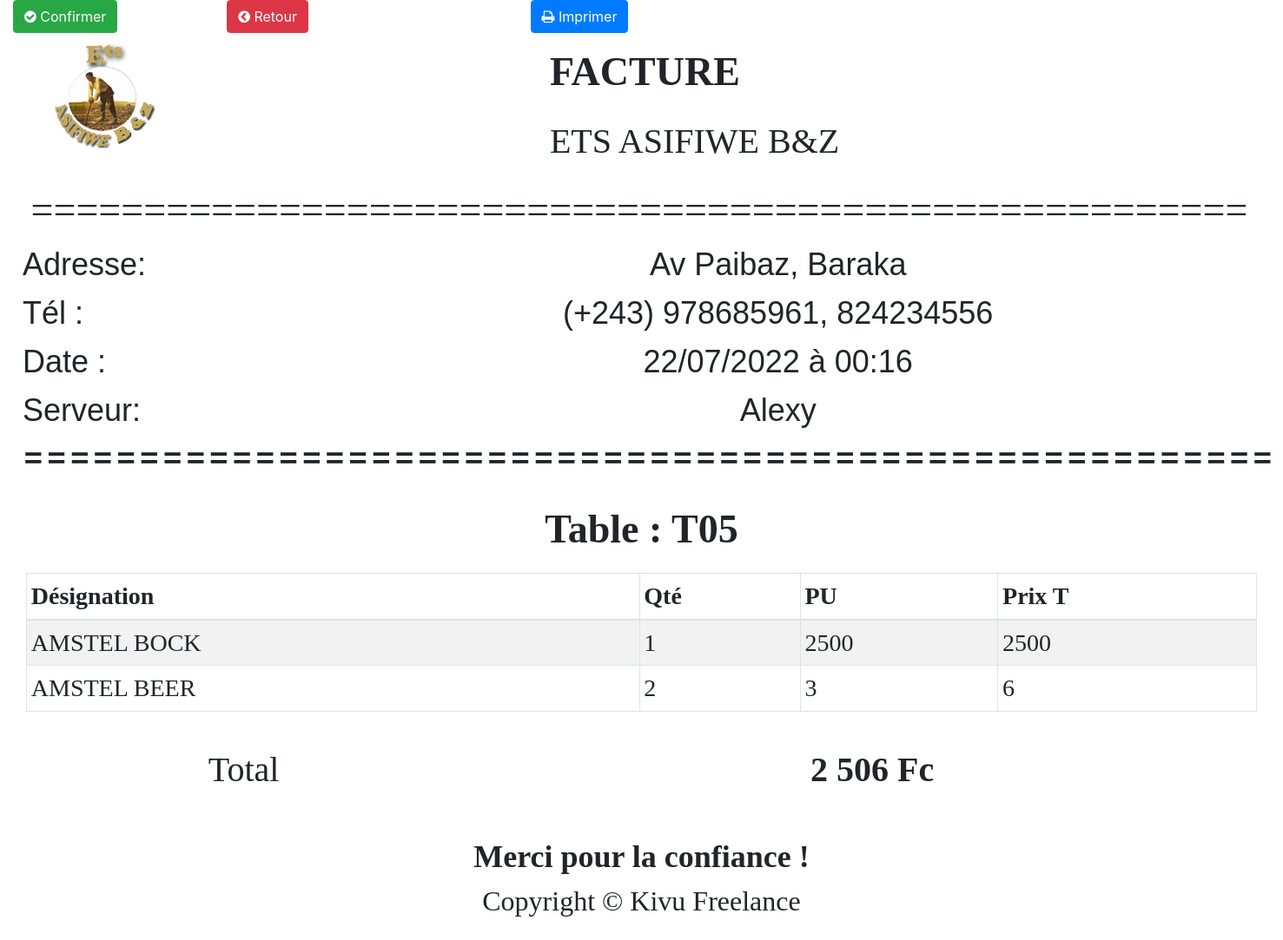
The app's page /php/facturePdv.php?tableId=5 (signed in) with its own data.
### tables this page shows
CREATE TABLE IF NOT EXISTS `serveur` (
  `id_serveur` int(11) NOT NULL AUTO_INCREMENT,
  `nom_serveur` varchar(200) DEFAULT NULL,
  `sexe_serveur` char(10) DEFAULT NULL,
  `etatCivil` varchar(20) DEFAULT NULL,
  `telServeur` varchar(50) DEFAULT NULL,
  `adresse` varchar(50) DEFAULT NULL,
  `piece` varchar(100) DEFAULT NULL,
  `numPiece` varchar(100) DEFAULT NULL,
  `lieuDel` varchar(100) DEFAULT NULL,
  `dateDel` date DEFAULT NULL,
  `photo` varchar(100) DEFAULT NULL,
  PRIMARY KEY (`id_serveur`)
);

CREATE TABLE IF NOT EXISTS `tablepv` (
  `idTable` int(11) NOT NULL AUTO_INCREMENT,
  `designTable` varchar(10) DEFAULT NULL,
  `zone` varchar(50) NOT NULL,
  PRIMARY KEY (`idTable`)
);

CREATE TABLE IF NOT EXISTS `panier` (
  `idPanier` int(11) NOT NULL AUTO_INCREMENT,
  `datePanier` timestamp NOT NULL DEFAULT CURRENT_TIMESTAMP,
  `designation` varchar(50) NOT NULL,
  `qtePanier` double NOT NULL,
  `puPanier` double NOT NULL,
  `ptPanier` double NOT NULL,
  `etatPanier` varchar(25) DEFAULT NULL,
  `idTable` int(11) NOT NULL,
  `id_serveur` int(11) NOT NULL,
  `product` char(1) NOT NULL,
  `modePaie` varchar(10) NOT NULL,
  `accompte` double NOT NULL,
  `reste` double NOT NULL,
  `idPv` int(11) NOT NULL,
  `idBoiss` int(11) NOT NULL,
  PRIMARY KEY (`idPanier`),
  KEY `idTable` (`idTable`),
  KEY `id_serveur` (`id_serveur`),
  KEY `idPv` (`idPv`)
);

### php/facturePdv.php (the view, shortened to what this page needs)
<?php
    require_once('bd_cnx.php');
    $point=isset($_SESSION['profil']['agent5'])?$_SESSION['profil']['agent5']['idPv']:'';
     $etat='wait';
    if (isset($_GET['tableId'])) {
        $id=$_GET['tableId'];
        $req=$bd->query("SET NAMES 'utf8'");
        $etat='wait';
        $req=$bd->prepare('SELECT * FROM panier WHERE idTable=? AND  etatPanier=?  AND idPv=?');
        $req->execute(array($id,$etat,$point));
    }
 ?>
<!DOCTYPE html>
<html>
    <head>
        <link rel="stylesheet" type="text/css" href="pages/bootstrap/font-awesome-4.3.0/css/font-awesome.min.css">
        <link rel="stylesheet" type="text/css" href="pages/bootstrap/css/bootstrap.min.css">
        <link rel="stylesheet" type="text/css" href="pages/bootstrap/css/print.css" media="print">
    </head>
    <body id="" style="font-size: 20px; margin-left: -0px">
        <div class="container-fluid">
             <div class="row">
                            <div class="col-md-2 valider">
                                <form  method="POST" action="validerfact.php" class="was-validated">
                                    <div class="input-group">
                                        <button type="submit" class="btn btn-success  pull-right"><span class="fa fa-check-circle"></span> Confirmer</button>
                                    </div>
                                </form>
                            </div>
                            <div class="col-md-2 valider">
                                <a href="pages/venteRestaurant.php"><button type="button" class="btn btn-danger"><span class="fa fa-chevron-circle-left"></span> Retour</button></a>
                            </div>
                            <div class="col-md-2">
                                <button type="button" class="btn btn-primary print pull-right"><span class="fa fa-print"></span> Imprimer</button>
                            </div>
                        </div>
            <div class="col-lg-12" style=" margin-bottom:10px; " >
                <div class="row" style="margin-bottom:5px; margin-top:10px; " >
                            <div class="col col-md-5">
                             <p style= " margin-left:0px;">
                                <img src="../docs/emoticones/log1.png"  alt="logo" style="width:30%;">
                            </p>
                            </div>
                            <div class="col col-md-7 text-left style="padding-left:-80px"">
                                <p style="font-family:Century Gothic; font-size:2.3em; "><b>FACTURE</b></b></p>
                                <p style="font-family:Century Gothic; font-size:2em; text">
                                    ETS ASIFIWE B&Z
                                </p>
                            </div>
                </div>
                <?php
                    $req1=$bd->prepare("SELECT * FROM serveur AS A INNER JOIN panier AS B ON B.id_serveur=A.id_serveur AND B.idTable=? AND  B.etatPanier=?");
                            $req1->execute(array($id,$etat));
                            $don=$req1->fetch();
                ?>
                <div class="row" style="margin-bottom:10px; margin-left: -20px " >
                    <div class="col-lg-12 col-md-12 col-sm-12 col-xs-12">
                        <center>
                            <h1 style="font-family:Century Gothic; font-size:2.3em; ">======================================================</h1>
                            <table style="width: 100%" class=" ">
                                <tbody style="font-family:arial; font-size:0.9em;">
                                    <tr>
                                        <td>Adresse:</td>
                                        <td class="text-center">Av Paibaz, Baraka</td>
                                    </tr>
                                    <tr>
                                        <td>Tél :</td>
                                        <td class="text-center">(+243) 978685961, 824234556</td>
                                    </tr>
                                    <tr>
                                        <td>Date :</td>
                                        <td class="text-center"><?php echo date('d/m/Y').' à '.date('H:i'); ?></td>
                                    </tr>
                                    <tr>
                                        <td>Serveur:</td>
                                        <td class="text-center"><?php
                        echo($don['nom_serveur']); ?></td>
                                    </tr>
                                </tbody>
                            </table>
                             <h1>======================================================</h1>
                        </center>
                    </div>
                </div>
            </div>
        </div>
        <div class="container-fluid">
            <div class="row" style="margin-bottom:10px;  " >
                <div class="col-lg-12 col-md-12 col-sm-12 col-xs-12">
                    <p style="font-family:Century Gothic; font-size:2.3em; text-align:center; font-weight:bold;">
                        Table : <?php
                            $req1=$bd->prepare('SELECT * FROM tablepv WHERE idTable=?');
                            $req1->execute(array($id));
                            $don=$req1->fetch();
                        echo($don['designTable']); ?>
                    </p>
                    <div class="container-fluid">
                        <div class="row spacer" style="margin-bottom:20px; " >
                            <div class="col-lg-12 col-md-12 col-sm-12 col-xs-12">
                                <table class="table table-bordered table-striped table-sm" style="font-size: 14px; font-family: verdana" width="100%">
                                    <thead>
                                        <tr>
                                            <th>Désignation</th>
                                            <th>Qté</th>
                                            <th>PU</th>
                                            <th>Prix T</th>
                                        </tr>
                                    </thead>
                                    <tbody>
                                        <?php
                                            while($don=$req->fetch(PDO::FETCH_ASSOC)){
                                                ?>
                                        <tr>
                                            <td><?php echo $don['designation'] ?></td>
                                            <td><?php echo $don['qtePanier'] ?></td>
                                            <td><?php echo $don['puPanier'] ?></td>
                                            <td><?php echo $don['ptPanier']; ?></td>
                                        </tr>
                                                <?php
                                            }
                                         ?>
                                    </tbody>
                                </table>
                            </div>
                        </div>
                    <div class="row spacer" style="margin-bottom: 1.3em;">
                    	<table class="" width="100%">
                            <tr class="">
                                <td class="text-center">
                                   <p class="" style="font-family:Century Gothic; font-size:1.0em;">Total</p>
                                </td>
                                <td class="text-center">
                                    <p class="" style="font-family:Century Gothic; font-size:1.0em;">
                                      <?php
                                    $req1=$bd->prepare('SELECT SUM(ptPanier) as total, SUM(puPanier) as totPu, SUM(qtePanier) as totQte FROM panier WHERE idTable=? AND  etatPanier=?');
                                    $req1->execute(array($id,$etat));
                                    $don=$req1->fetch();
                                 ?>
                                <span><strong> <?php echo number_format(($don['total']), 0, ',',' ').' Fc'; ?></strong></span><br>
                                    </p>
                                </td>
                            </tr>
                        </table>
                    </div>
                    <div class="container-fluid">
                    	<div class="row">
                    		<center style="width: 100%;">
                                <span class="title text-center" style="font-size:1.8em; font-family: century Gothic; font-weight: bold;" >
                                    Merci pour la confiance !</span><br>
                                <p class="text-center" style="font-size:1.6em; font-family: century Gothic">
                                    Copyright &copy; Kivu Freelance
                                </p>
                            </center>
                    	</div>
                    </div>
                    </div>
                </div>
            </div>
        </div>
    </body>
</html>

### php/facturePdv.php (style rules this page uses)
th,td { font-size: 2em; }

### records on screen
serveur: nom_serveur "Alexy"
tablepv: designTable "T05"
panier: designation "AMSTEL BOCK", qtePanier "1", puPanier "2500", ptPanier "2500"
panier: designation "AMSTEL BEER", qtePanier "2", puPanier "3", ptPanier "6"

### other values on screen
$don['total'] "2 506"
